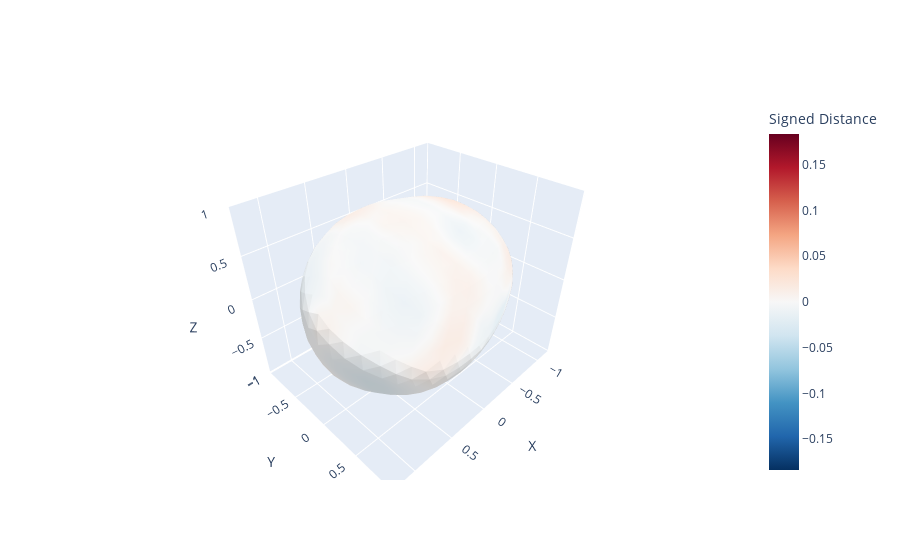

This figure's notebook cell:
### Code cell
import plotly.io as pio

for row in history:
    if row.get("plt/heatmap") is not None:
        heatmap_ref = row["plt/heatmap"]
        break  

file = run.file(heatmap_ref['path'])
local_path = file.download(replace=True).name  # downloads and gives local filename

# Now load the Plotly figure from the downloaded JSON file
fig = pio.read_json(local_path)

# Show or save
fig.show()

### Figure 1 — Plotly figure (JSON) as saved in the notebook; plotly's stock layout.template omitted (floating-point values rounded to 4 significant figures; data arrays with more than 128 entries replaced by an {"elided": "..."} marker saying what was removed)
{"data": [{"cmax": 0.1836, "cmin": -0.1836, "colorbar": {"title": {"text": "Signed Distance"}}, "colorscale": [[0, "rgb(103,0,31)"], [0.1, "rgb(178,24,43)"], [0.2, "rgb(214,96,77)"], [0.3, "rgb(244,165,130)"], [0.4, "rgb(253,219,199)"], [0.5, "rgb(247,247,247)"], [0.6, "rgb(209,229,240)"], [0.7, "rgb(146,197,222)"], [0.8, "rgb(67,147,195)"], [0.9, "rgb(33,102,172)"], [1, "rgb(5,48,97)"]], "flatshading": true, "i": {"elided": "1280 int values"}, "intensity": {"elided": "642 float values"}, "j": {"elided": "1280 int values"}, "k": {"elided": "1280 int values"}, "lighting": {"ambient": 0.8, "diffuse": 0.7}, "lightposition": {"x": 100, "y": 200, "z": 0}, "opacity": 1, "reversescale": true, "showscale": true, "type": "mesh3d", "x": {"elided": "642 float values"}, "y": {"elided": "642 float values"}, "z": {"elided": "642 float values"}}], "layout": {"scene": {"aspectmode": "data", "xaxis": {"title": {"text": "X"}}, "yaxis": {"title": {"text": "Y"}}, "zaxis": {"title": {"text": "Z"}}}}}
